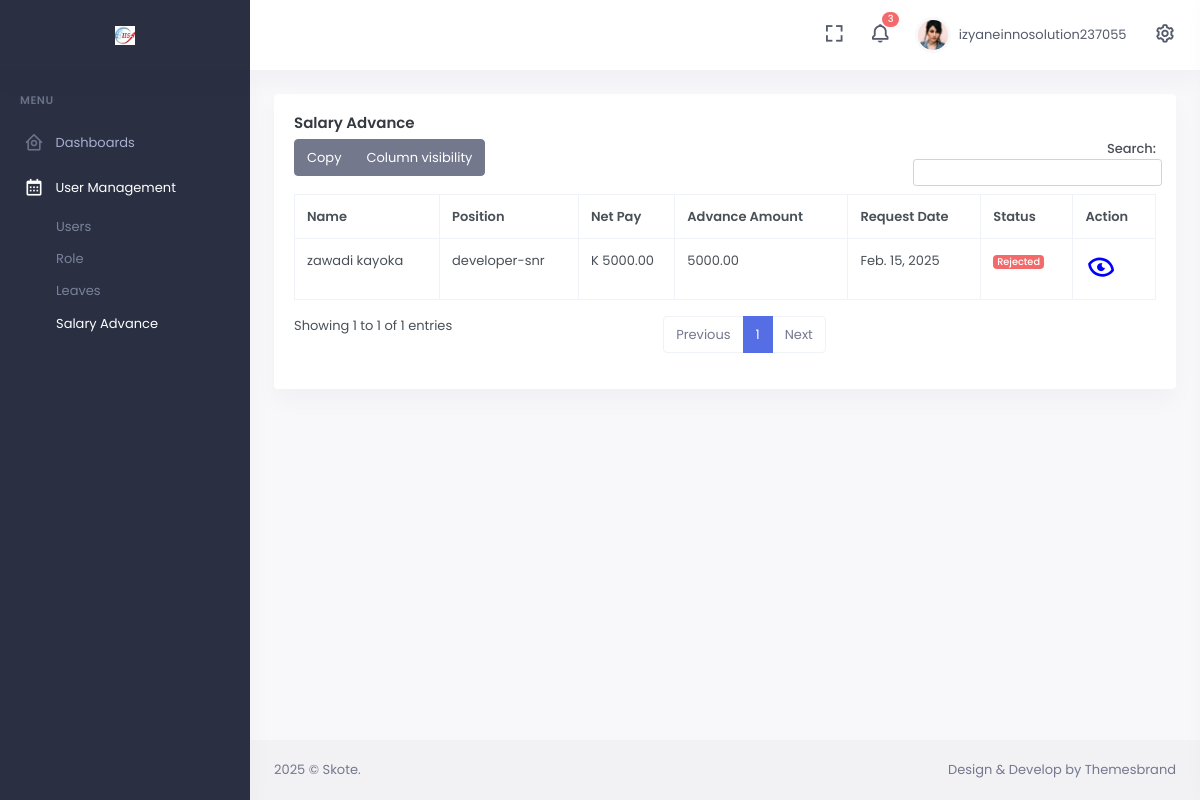
Page /all-salary-advance/ (signed in) on the committed database.
### base/models.py (models this page shows, shortened)
class SalaryAdvance(models.Model):
    employee = models.ForeignKey(Employee, on_delete=models.CASCADE)
    amount = models.DecimalField(max_digits=10, decimal_places=2)
    request_date = models.DateField(auto_now_add=True)
    reason = models.TextField(null=True, blank=True)
    approval_status_choices = [('pending', 'Pending'), ('approved', 'Approved'), ('rejected', 'Rejected')]
    approval_status = models.CharField(max_length=10, choices=approval_status_choices, default='pending')

class Employee(models.Model):
    user = models.OneToOneField(User, on_delete=models.CASCADE)
    first_name = models.CharField(max_length=100)
    middle_name = models.CharField(max_length=100, blank=True, null=True)
    email = models.CharField(max_length=100, blank=True, null=True)
    last_name = models.CharField(max_length=100)
    PROVINCE_CHOICES = [
        ('Central', 'Central'),
        ('Copperbelt', 'Copperbelt'),
        ('Eastern', 'Eastern'),
        ('Luapula', 'Luapula'),
        ('Lusaka', 'Lusaka'),
        ('Muchinga', 'Muchinga'),
        ('Northern', 'Northern'),
        ('North-Western', 'North-Western'),
        ('Southern', 'Southern'),
        ('Western', 'Western'),
    ]
    province = models.CharField(max_length=50, choices=PROVINCE_CHOICES)
    city = models.CharField(max_length=100)
    phone_number = models.CharField(max_length=15)
    address = models.TextField()
    WORK_TYPE_CHOICES = [
        ('full-time', 'Full-Time'),
        ('part-time', 'Part-Time'),
        ('freelance', 'Freelance'),
        ('internship', 'Internship'),
    ]
    work_type = models.CharField(max_length=20, choices=WORK_TYPE_CHOICES)
    DEPARTMENT_CHOICES = [
        ('Human Resources', 'Human Resources'),
        ('Information Technology', 'Information Technology'),
        ('sales/marketing', 'Sales/Marketing'),
        ('Finance', 'Finance'),
        ('Engineering', 'Engineering'),
    ]
    department = models.CharField(max_length=50, choices=DEPARTMENT_CHOICES)
    POSITION_CHOICES = [
        ('Admin', 'Admin'),
        ('TDR', 'TDR'),
        ('developer-snr', 'Developer (Senior)'),
        ('developer-jrn', 'Developer (Junior)'),
        ('developer-intern', 'Developer (Intern)'),
        ('accountant', 'Accountant'),
    ]
    position = models.CharField(max_length=50, choices=POSITION_CHOICES)
    ROLE_CHOICES = [
        ('Admin', 'Admin'),
        ('HR', 'HR'),
        ('Accountant', 'Accountant'),
        ('Employee', 'Employee'),
    ]
    role = models.CharField(max_length=20, choices=ROLE_CHOICES, default="Employee")
    employee_id = models.CharField(max_length=20, unique=True)
    IDENTIFICATION_TYPE_CHOICES = [
        ('nrc', 'National Registration Card (NRC)'),
        ('passport', 'Passport'),
    ]
    identification_type = models.CharField(max_length=20, choices=IDENTIFICATION_TYPE_CHOICES, null=True, blank=True)
    identification_number = models.CharField(max_length=50, null=True, blank=True)
    id_front = models.ImageField(upload_to='employee_ids/fronts/')
    id_back = models.ImageField(upload_to='employee_ids/backs/')
    nhima_number = models.CharField(max_length=20, null=True, blank=True)
    ss_number = models.CharField(max_length=20, null=True, blank=True)
    t_pin = models.CharField(max_length=20, null=True, blank=True)
    profile_picture = models.ImageField(upload_to='employee_profile/pics', null=True, blank=True)

### frontend/views/admin_views.py (the view)
# urls.py: path('all-salary-advance/', salary_advance, name='salary_advance'),
def salary_advance(request):
    advances = SalaryAdvance.objects.all()
    context = {
        'advances': advances
    }
    return render(request, 'frontend/hrm/salary_advance.html', context)

### templates/frontend/hrm/salary_advance.html (shortened to what this page needs)
{% extends "base/base.html" %}
{% block content %}
<div class="page-content">
    <div class="container-fluid">
        <div class="row">
            <div class="col-12">
                <div class="card">
                    <div class="card-body">
                        <h4 class="card-title">Salary Advance</h4>
                        <table id="datatable-buttons" class="table table-bordered dt-responsive nowrap w-100">
                            <thead>
                                <tr>
                                    <th>Name</th>
                                    <th>Position</th>
                                    <th>Net Pay</th>
                                    <th>Advance Amount</th>
                                    <th>Request Date</th>
                                    <th>Status</th>
                                    <th>Action</th>
                                </tr>
                            </thead>
                            <tbody>
                                {% for advance in advances %}
                                <tr>
                                    <td>{{ advance.employee.first_name }} {{ advance.employee.last_name }}</td>
                                    <td>{{ advance.employee.position }}</td>
                                    <td>K 5000.00 </td>
                                    <td>{{ advance.amount }}</td>
                                    <td>{{ advance.request_date }}</td>
                                    <td>
                                        {% if advance.approval_status == "Approved" %}
                                            <span class="badge bg-success">{{ advance.approval_status }}</span>
                                        {% elif advance.approval_status == "Rejected" %}
                                            <span class="badge bg-danger">{{ advance.approval_status }}</span>
                                        {% elif advance.approval_status == "Pending" %}
                                            <span class="badge bg-warning text-dark">{{ advance.approval_status }}</span>
                                        {% else %}
                                            <span class="badge bg-secondary">{{ advance.approval_status }}</span>
                                        {% endif %}
                                    </td>
                                    <td>
                                        <a data-bs-toggle="modal" data-bs-target="#advanceModal{{ advance.id }}" style="text-decoration: none;">
                                            <i class="bx bx-show-alt" style="color: blue; font-size: 2rem; transform: rotate(15deg);"></i>
                                        </a>
                                    </td>
                                </tr>
                                {% endfor %}
                            </tbody>
                        </table>
                    </div>
                </div>
            </div>
        </div>
    </div>
</div>
{% endblock %}

### templates/base/base.html (shortened to what this page needs)
{% load static %}
<!doctype html>
<html lang="en">
    <head>
        <link href="https://cdn.jsdelivr.net/npm/boxicons/css/boxicons.min.css" rel="stylesheet">
        <link href="{% static 'assets/css/bootstrap.min.css' %}"  rel="stylesheet" type="text/css" />
        <link href="{% static 'assets/css/icons.min.css' %}" rel="stylesheet" type="text/css" />
        <link href="{% static 'assets/css/app.min.css' %}" rel="stylesheet" type="text/css" />
        <link href="{% static 'assets/libs/admin-resources/rwd-table/rwd-table.min.css' %}" rel="stylesheet" type="text/css" />
    </head>
    <body data-sidebar="dark">
        <div id="layout-wrapper">
            <header id="page-topbar">
                <div class="navbar-header">
                    <div class="d-flex">
                        <div class="navbar-brand-box">
                            <a href="index.html" class="logo logo-light">
                                <span class="logo-lg">
                                    <img src="{% static 'assets/logo/idphGt0wvq_logos.png' %}" alt="" height="19">
                                </span>
                            </a>
                        </div>
                        <button type="button" class="btn btn-sm px-3 font-size-16 header-item waves-effect" id="vertical-menu-btn">
                        </button>
                    </div>
                    <div class="d-flex">
                        <div class="dropdown d-none d-lg-inline-block ms-1">
                            <button type="button" class="btn header-item noti-icon waves-effect" data-bs-toggle="fullscreen">
                                <i class="bx bx-fullscreen"></i>
                            </button>
                        </div>
                        <div class="dropdown d-inline-block">
                            <button type="button" class="btn header-item noti-icon waves-effect" id="page-header-notifications-dropdown"
                            data-bs-toggle="dropdown" aria-haspopup="true" aria-expanded="false">
                                <i class="bx bx-bell bx-tada"></i>
                                <span class="badge bg-danger rounded-pill">3</span>
                            </button>
                        </div>
                        <div class="dropdown d-inline-block">
                            <button type="button" class="btn header-item waves-effect" id="page-header-user-dropdown"
                            data-bs-toggle="dropdown" aria-haspopup="true" aria-expanded="false">
                                <img class="rounded-circle header-profile-user" src="{% static 'assets/images/users/avatar-1.jpg' %}"
                                    alt="Header Avatar">
                                <span class="d-none d-xl-inline-block ms-1" key="t-henry">{{ request.user.username }}</span>
                            </button>
                        </div>
                        <div class="dropdown d-inline-block">
                            <button type="button" class="btn header-item noti-icon right-bar-toggle waves-effect">
                                <i class="bx bx-cog bx-spin"></i>
                            </button>
                        </div>
                    </div>
                </div>
            </header>
                <div class="vertical-menu">
                    <div data-simplebar class="h-100">
                        <div id="sidebar-menu">
                            <ul class="metismenu list-unstyled" id="side-menu">
                                <li class="menu-title" key="t-menu">Menu</li>
                                <li>
                                    <a href="javascript: void(0);" class="has-arrow waves-effect">
                                        <i class="bx bx-home-circle"></i>
                                        <span key="t-dashboards">Dashboards</span>
                                    </a>
                                </li>
                                {% if request.user.employee.role == "Admin" %}
                                <li>
                                    <a href="javascript: void(0);" class="has-arrow waves-effect">
                                        <i class="bx bx-calendar"></i>
                                        <span key="t-dashboards">User Management</span>
                                    </a>
                                    <ul class="sub-menu" aria-expanded="false">
                                        <li><a href="{% url 'frontend:users' %}" key="t-tui-calendar">Users</a></li>
                                        <li><a href="{% url 'frontend:roles' %}" key="t-full-calendar">Role</a></li>
                                        <li><a href="{% url 'frontend:leaves' %}" key="t-vertical">Leaves</a></li>
                                        <li><a href="{% url 'frontend:salary_advance' %}" key="t-vertical">Salary Advance</a></li>
                                    </ul>
                                </li>
                                {% endif %}
                            </ul>
                        </div>
                    </div>
                </div>
            <div class="main-content">
                        {% block content %}
                        {% endblock content %}
            </div>
                <footer class="footer">
                    <div class="container-fluid">
                        <div class="row">
                            <div class="col-sm-6">
                                <script>document.write(new Date().getFullYear())</script> © Skote.
                            </div>
                            <div class="col-sm-6">
                                <div class="text-sm-end d-none d-sm-block">
                                    Design & Develop by Themesbrand
                                </div>
                            </div>
                        </div>
                    </div>
                </footer>
            </div>
    </body>
</html>

### rows in the picture
SalaryAdvance: employee.first_name "zawadi", employee.last_name "kayoka", employee.position "developer-snr", amount "5000.00", request_date "Feb. 15, 2025", approval_status "Rejected"

### other values in the picture
{{ request.user.username }} "izyaneinnosolution237055"
